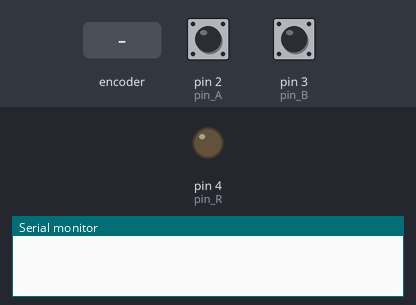
This sketch was run on a simulated Arduino Uno, built with avr-gcc and run on an emulated ATmega328P. On the bench: output pins drawn as LEDs (lit = HIGH), the last lines printed to the serial monitor. The inputs (shaded band) are chosen by the test bench; at power-on: pin 2 (pin_A) HIGH, pin 3 (pin_B) HIGH.

Above: at 1.2 s.
1.3 s: rotary encoder on pin 2 (pin_A) / pin 3 (pin_B) turned 1 step (first pin leading)
At 1.6 s:
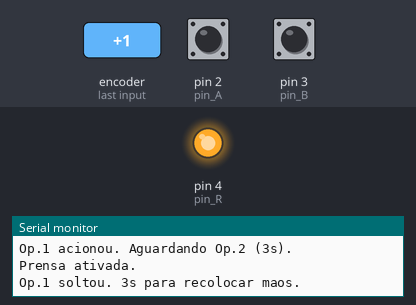
4.5 s: rotary encoder on pin 2 (pin_A) / pin 3 (pin_B) turned 3 steps (first pin leading)
At 8.7 s:
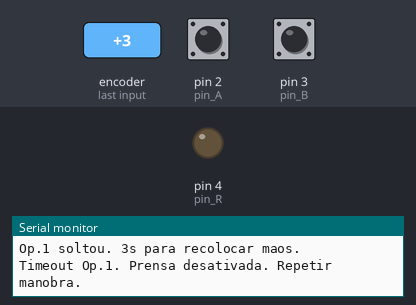
Timing chart, 0 to 10.2 s (numbered marks = the images above; inputs shaded):
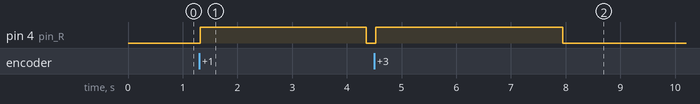

Measured:
- after the input at 1.3 s, pin 4 (pin_R): LOW → HIGH at once, → LOW 3.0 s later
- after the input at 4.5 s, pin 4 (pin_R): LOW → HIGH at once, → LOW 3.4 s later

The sketch:

ex15-marcos.ino
```cpp
const int pin_A = 2;
const int pin_B = 3;
const int pin_R = 4;

int estado = 0;
unsigned long tempo_ant  = 0;
unsigned long tempo_atual = 0;

void setup() {
  pinMode(pin_A, INPUT_PULLUP);
  pinMode(pin_B, INPUT_PULLUP);
  pinMode(pin_R, OUTPUT);
  Serial.begin(9600);
  digitalWrite(pin_R, LOW);
}

void loop() {
  tempo_atual = millis();

  bool A = (digitalRead(pin_A) == LOW);
  bool B = (digitalRead(pin_B) == LOW);

  switch (estado) {

    case 0:
      digitalWrite(pin_R, LOW);
      if (A && B) {

        digitalWrite(pin_R, HIGH);
        Serial.println("Prensa ativada.");
        estado = 3;
      } else if (A && !B) {

        tempo_ant = tempo_atual;
        Serial.println("Op.1 acionou. Aguardando Op.2 (3s).");
        estado = 1;
      } else if (!A && B) {

        tempo_ant = tempo_atual;
        Serial.println("Op.2 acionou. Aguardando Op.1 (3s).");
        estado = 2;
      }
      break;

    case 1:
      if (A && B) {
        digitalWrite(pin_R, HIGH);
        Serial.println("Prensa ativada.");
        estado = 3;
      } else if (!A) {

        Serial.println("Op.1 soltou. Reiniciar manobra.");
        estado = 0;
      } else if (tempo_atual - tempo_ant > 3000) {

        Serial.println("Timeout: Op.2 nao acionou em 3s. Repetir manobra.");
        estado = 0;
      }
      break;

    case 2:
      if (A && B) {
        digitalWrite(pin_R, HIGH);
        Serial.println("Prensa ativada.");
        estado = 3;
      } else if (!B) {

        Serial.println("Op.2 soltou. Reiniciar manobra.");
        estado = 0;
      } else if (tempo_atual - tempo_ant > 3000) {

        Serial.println("Timeout: Op.1 nao acionou em 3s. Repetir manobra.");
        estado = 0;
      }
      break;

    case 3:
      if (!A && !B) {

        digitalWrite(pin_R, LOW);
        Serial.println("Ambos soltaram. Prensa desativada.");
        estado = 0;
      } else if (!A) {

        tempo_ant = tempo_atual;
        Serial.println("Op.1 soltou. 3s para recolocar maos.");
        estado = 4;
      } else if (!B) {

        tempo_ant = tempo_atual;
        Serial.println("Op.2 soltou. 3s para recolocar maos.");
        estado = 5;
      }
      break;

    case 4:
      if (A && B) {

        Serial.println("Op.1 recolocou. Prensa continua.");
        estado = 3;
      } else if (tempo_atual - tempo_ant > 3000) {

        digitalWrite(pin_R, LOW);
        Serial.println("Timeout Op.1. Prensa desativada. Repetir manobra.");
        estado = 0;
      }
      break;

    case 5:
      if (A && B) {
        Serial.println("Op.2 recolocou. Prensa continua.");
        estado = 3;
      } else if (tempo_atual - tempo_ant > 3000) {
        digitalWrite(pin_R, LOW);
        Serial.println("Timeout Op.2. Prensa desativada. Repetir manobra.");
        estado = 0;
      }
      break;
  }
}
```
